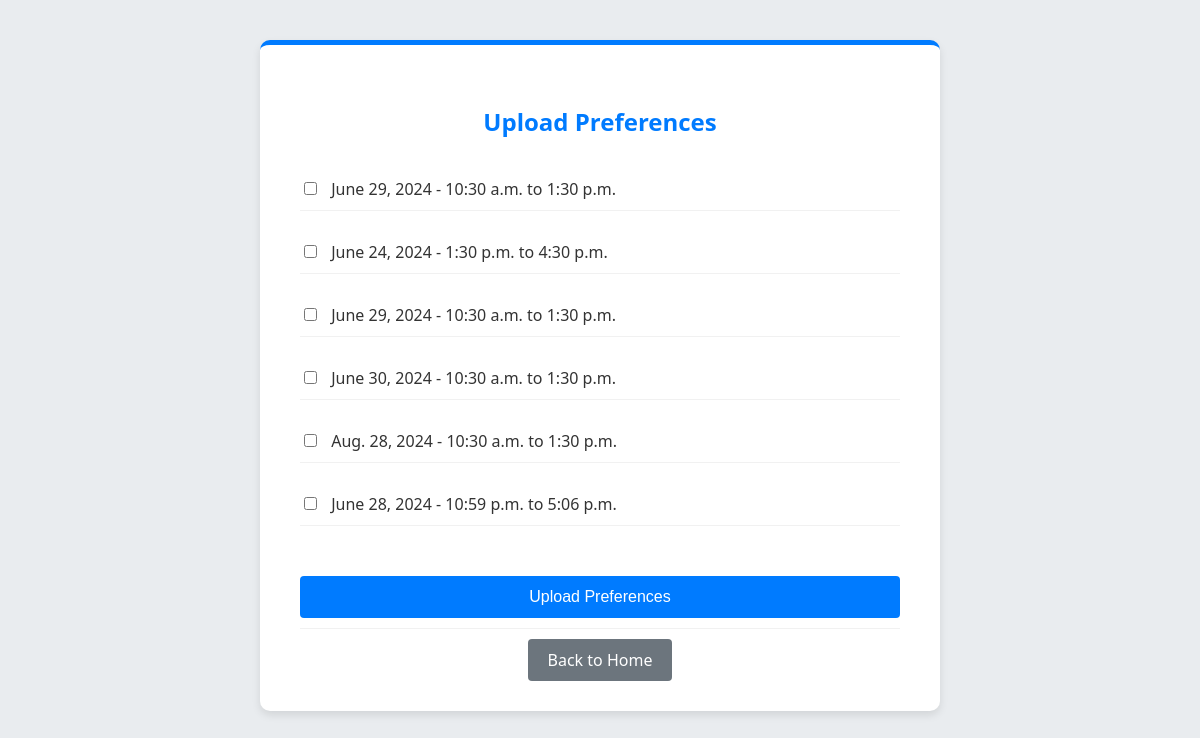
/upload_preferences/ (signed in), run on the app's committed database.
### exam/models.py (models this page shows, shortened)
class ExamTimeTable(models.Model):
    course_id = models.ForeignKey(Course,models.CASCADE)
    dept=models.ForeignKey(Department,on_delete=models.CASCADE)
    date=models.DateField()
    time_from = models.TimeField()
    time_to = models.TimeField()
    semester = models.IntegerField()

### exam/views.py (the view)
# urls.py: path('upload_preferences/', views.upload_preferences, name='upload_preferences'),
@login_required
def upload_preferences(request):
    if request.method == 'POST':
        teacher_id = request.user.id  # Get the logged-in teacher's user ID
        selected_exams = request.POST.getlist('selected_exams')
        for exam_id in selected_exams:
            exam = ExamTimeTable.objects.get(id=exam_id)
            prefer_entry = preferTable(teacher_id_id=teacher_id, course_id_id=exam.id, date=exam.date)
            prefer_entry.save()
        return redirect('teacher_dashboard')  # Redirect to teacher dashboard or appropriate URL
    else:
        timetable_entries = ExamTimeTable.objects.all()  # Retrieve all entries or filter as needed
        return render(request, 'exam/uploading_preference.html', {'timetable_entries': timetable_entries})

### exam/templates/exam/uploading_preference.html (shortened to what this page needs)
<!DOCTYPE html>
<html lang="en">
<head>
</head>
<body>
    <div class="container">
        <h2>Upload Preferences</h2>
        <form action="{% url 'upload_preferences' %}" method="post">
            {% for entry in timetable_entries %}
            <div class="form-group">
                <label>
                    <input type="checkbox" name="selected_exams" value="{{ entry.id }}">
                    {{ entry.date }} - {{ entry.time_from }} to {{ entry.time_to }}
                </label>
            </div>
            {% endfor %}
            <div class="form-group">
                <input type="submit" value="Upload Preferences">
            </div>
        </form>
        <div class="back-button">
            <a href="{% url 'teacher_dashboard' %}">Back to Home</a>
        </div>
    </div>
</body>
</html>

### exam/templates/exam/uploading_preference.html (style rules this page uses)
body { font-family: 'Segoe UI', Tahoma, Geneva, Verdana, sans-serif; background-color: #e9ecef; padding: 40px; margin: 0; }
.container { max-width: 600px; background-color: #fff; padding: 40px; margin: 0 auto; border-radius: 10px; box-shadow: 0 4px 8px rgba(0,0,0,0.1); border-top: 5px solid #007bff; }
h2 { text-align: center; margin-bottom: 30px; color: #007bff; }
.form-group { margin-bottom: 20px; display: flex; align-items: center; justify-content: space-between; padding: 10px 0; border-bottom: 1px solid #f1f1f1; }
label { font-weight: normal; color: #333; }
input[type="checkbox"] { margin-right: 10px; }
input[type="submit"] { background-color: #007bff; color: white; padding: 12px 20px; border: none; border-radius: 4px; cursor: pointer; font-size: 16px; width: 100%; margin-top: 20px; }
.back-button { margin-top: 20px; text-align: center; }
.back-button a { background-color: #6c757d; padding: 10px 20px; text-decoration: none; color: white; border-radius: 4px; transition: background-color 0.3s ease; }

### data on the page
ExamTimeTable: date "June 29, 2024", time_from "10:30 a.m.", time_to "1:30 p.m."
ExamTimeTable: date "June 24, 2024", time_from "1:30 p.m.", time_to "4:30 p.m."
ExamTimeTable: date "June 29, 2024", time_from "10:30 a.m.", time_to "1:30 p.m."
ExamTimeTable: date "June 30, 2024", time_from "10:30 a.m.", time_to "1:30 p.m."
ExamTimeTable: date "Aug. 28, 2024", time_from "10:30 a.m.", time_to "1:30 p.m."
ExamTimeTable: date "June 28, 2024", time_from "10:59 p.m.", time_to "5:06 p.m."
